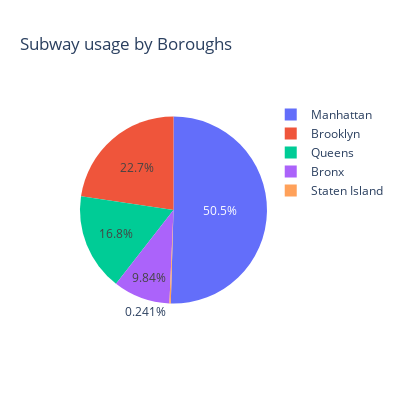

Notebook cell for this chart:
### Code cell
fig = px.pie(df_taxi_subway_aggr, values='subway_percent', names='borough_x', title="Subway usage by Boroughs",)
fig.update_layout(
        autosize=False,
        width=400,
        height=400)
fig.show()

### Figure 1 — Plotly figure (JSON) as saved in the notebook; plotly's stock layout.template omitted (floating-point values rounded to 4 significant figures)
{"data": [{"domain": {"x": [0, 1], "y": [0, 1]}, "hovertemplate": "borough_x=%{label}<br>subway_percent=%{value}<extra></extra>", "labels": ["Bronx", "Brooklyn", "Manhattan", "Queens", "Staten Island"], "legendgroup": "", "name": "", "showlegend": true, "type": "pie", "values": [9.836, 22.66, 50.46, 16.8, 0.2409]}], "layout": {"autosize": false, "height": 400, "legend": {"tracegroupgap": 0}, "title": {"text": "Subway usage by Boroughs"}, "width": 400}}
